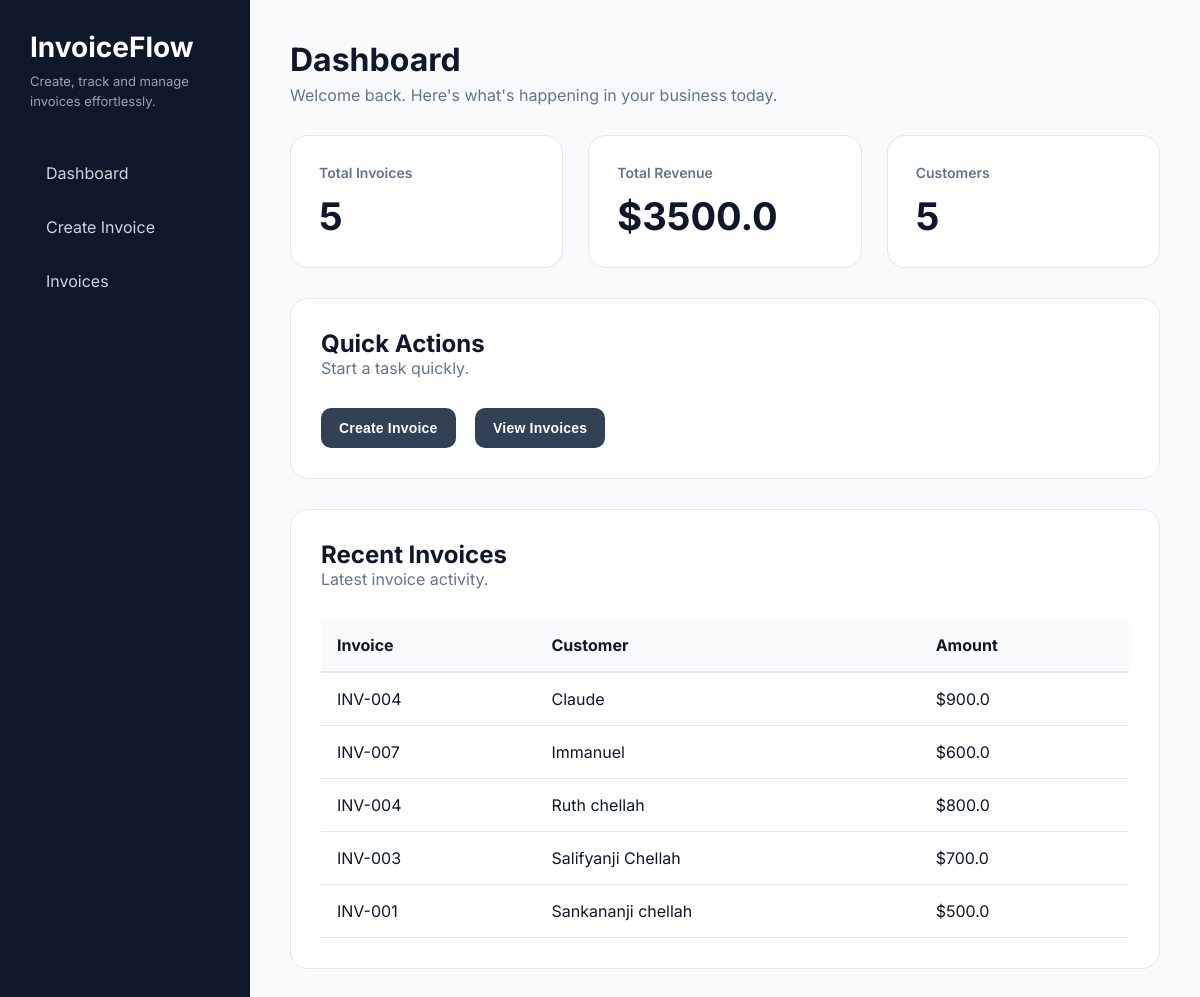
Before: / with the older database file.
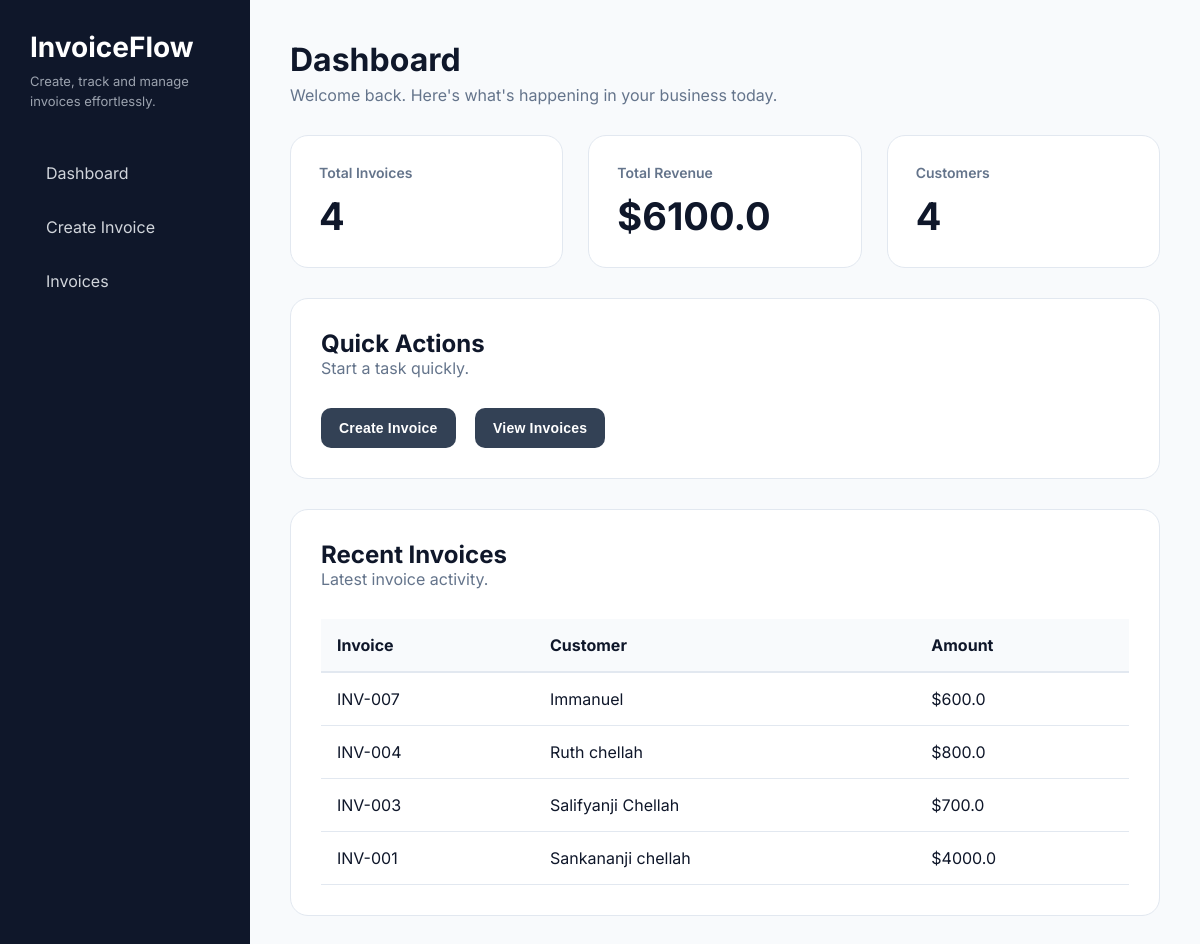
After: the same page with the newer database file.
### tables this page shows
CREATE TABLE invoices (
    id INTEGER PRIMARY KEY AUTOINCREMENT,
    customer TEXT,
    invoice_number TEXT,
    amount REAL
);

### app.py (the view)
@app.route("/")
def home():
    connection = sqlite3.connect("invoices.db")
    cursor = connection.cursor()
    cursor.execute("SELECT COUNT(*) FROM invoices")
    total_invoices = cursor.fetchone()[0]
    cursor.execute("SELECT SUM(amount) FROM invoices")
    total_revenue = cursor.fetchone()[0]
    if total_revenue is None:
        total_revenue = 0
    cursor.execute("SELECT COUNT(DISTINCT customer) FROM invoices")
    total_customers = cursor.fetchone()[0]
    cursor.execute("""
        SELECT id, customer, invoice_number, amount
        FROM invoices
        ORDER BY id DESC
        LIMIT 5
    """)
    recent_invoices = cursor.fetchall()
    connection.close()
    return render_template(
        "index.html",
        total_invoices=total_invoices,
        total_revenue=total_revenue,
        total_customers=total_customers,
        recent_invoices=recent_invoices
    )

### templates/index.html (shortened to what this page needs)
<!DOCTYPE html>
<html>
<head>
    <link rel="stylesheet"
          href="{{ url_for('static', filename='style.css') }}">
</head>
<body>
<div class="layout">
    <div class="sidebar">
        <div class="logo">InvoiceFlow</div>
        <div class="tagline">
            Create, track and manage invoices effortlessly.
        </div>
        <a href="/" class="nav-link">Dashboard</a>
        <a href="/invoice" class="nav-link">Create Invoice</a>
        <a href="/invoices" class="nav-link">Invoices</a>
    </div>
    <div class="main-content">
        <div class="dashboard-header">
            <h1>Dashboard</h1>
            <p class="subtext">
                Welcome back. Here's what's happening in your business today.
            </p>
        </div>
        <div class="stats-grid">
            <div class="stat-card">
                <h3>Total Invoices</h3>
                <h2>{{ total_invoices }}</h2>
            </div>
            <div class="stat-card">
                <h3>Total Revenue</h3>
                <h2>${{ total_revenue }}</h2>
            </div>
            <div class="stat-card">
                <h3>Customers</h3>
                <h2>{{ total_customers }}</h2>
            </div>
        </div>
        <div class="content-panel">
            <div class="panel-header">
                <h2>Quick Actions</h2>
                <p class="subtext">
                    Start a task quickly.
                </p>
            </div>
            <a href="/invoice">
                <button>Create Invoice</button>
            </a>
            <a href="/invoices">
                <button>View Invoices</button>
            </a>
        </div>
        <div class="content-panel">
            <div class="panel-header">
                <h2>Recent Invoices</h2>
                <p class="subtext">
                    Latest invoice activity.
                </p>
            </div>
            <table>
                <tr>
                    <th>Invoice</th>
                    <th>Customer</th>
                    <th>Amount</th>
                </tr>
                {% for invoice in recent_invoices %}
                <tr>
                    <td>{{ invoice[2] }}</td>
                    <td>{{ invoice[1] }}</td>
                    <td>${{ invoice[3] }}</td>
                </tr>
                {% endfor %}
            </table>
        </div>
    </div>
</div>
</body>
</html>

### static/style.css (style rules this page uses)
* { margin:0; padding:0; box-sizing:border-box; }
:root { --primary:#334155; --primary-hover:#1e293b; --success:#15803d; --danger:#b91c1c; --warning:#ca8a04; --sidebar:#0f172a; --background:#f8fafc; --card:#ffffff; --text:#0f172a; --muted:#64748b; --border:#e2e8f0; }
body { font-family:'Inter',sans-serif; background:var(--background); color:var(--text); }
.layout { display:flex; min-height:100vh; }
.sidebar { width:250px; background:var(--sidebar); color:white; padding:30px; }
.logo { font-size:28px; font-weight:700; margin-bottom:8px; }
.tagline { color:#9ca3af; font-size:13px; line-height:1.5; margin-bottom:40px; }
.nav-link { display:block; color:#d1d5db; text-decoration:none; padding:12px 16px; margin-bottom:10px; border-radius:10px; transition:.25s; }
.main-content { flex:1; padding:40px; }
h1 { font-size:32px; margin-bottom:6px; }
.subtext { color:var(--muted); margin-bottom:30px; }
.stats-grid { display:grid; grid-template-columns:repeat(3,1fr); gap:25px; margin:30px 0; }
.stat-card { background:white; border-radius:18px; padding:28px; border:1px solid var(--border); box-shadow:var(--shadow); transition:.25s; }
.stat-card h3 { color:var(--muted); font-size:14px; margin-bottom:12px; font-weight:600; }
.stat-card h2 { font-size:38px; font-weight:700; }
.content-panel { background:white; border-radius:18px; border:1px solid var(--border); box-shadow:var(--shadow); padding:30px; margin-top:30px; }
.panel-header { margin-bottom:20px; }
button { background:var(--primary); color:white; border:none; padding:12px 18px; border-radius:10px; font-size:14px; font-weight:600; letter-spacing:.2px; cursor:pointer; transition:.2s; }
.content-panel a { text-decoration:none; margin-right:15px; }
table { width:100%; border-collapse:collapse; margin-top:15px; }
th { text-align:left; background:#f8fafc; padding:16px; border-bottom:2px solid var(--border); }
td { padding:16px; border-bottom:1px solid var(--border); }

Changed rows visible on the page:
removed invoices: invoice_number "INV-004", customer "Claude", amount "900.0"
changed invoices "INV-001": amount "500.0" → "4000.0"
Other visible differences:
{{ total_invoices }}: "5" → "4"
{{ total_revenue }}: "3500.0" → "6100.0"
{{ total_customers }}: "5" → "4"
